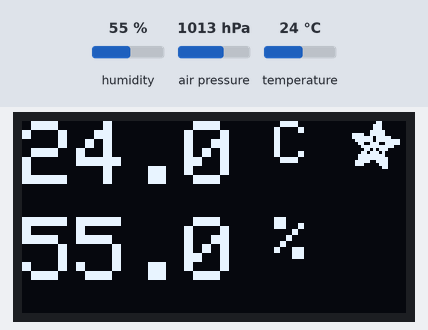
Recording of a sketch running on a simulated ESP8266 (NodeMCU). Shown: 128×64 one-colour display. The test bench sets the inputs (shaded band); at power-on: humidity 55 %, temperature 24 °C, air pressure 1013 hPa. WiFi joins after 1.5 s; servers stay silent unless stated; the display library's start-up logo is not drawn; what the sketch prints to the serial monitor is not drawn.

Above: at 2.7 s.
2.8 s: humidity set to 22 %
At 6.95 s:
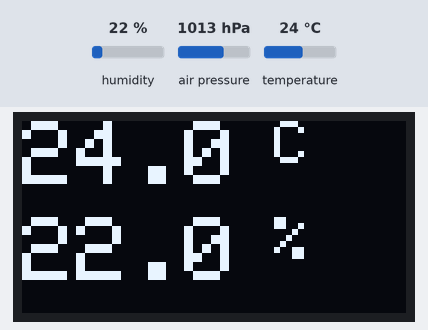
13.6 s: temperature set to 12 °C
At 18.3 s:
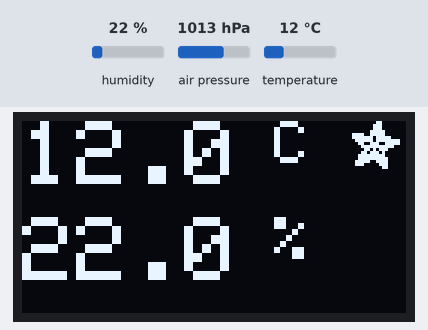
19.6 s: humidity set to 40 %
At 24.4 s:
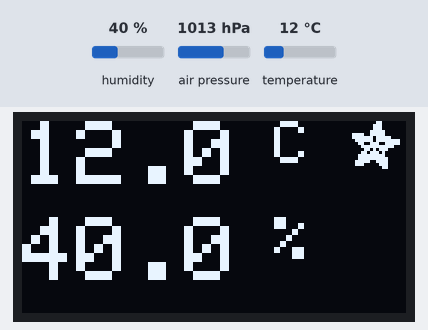
25.6 s: temperature set to 19 °C
At 29.2 s:
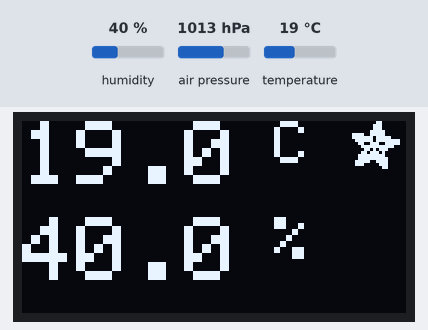
Timing chart, 0 to 30.7 s (numbered marks = the images above; inputs shaded):
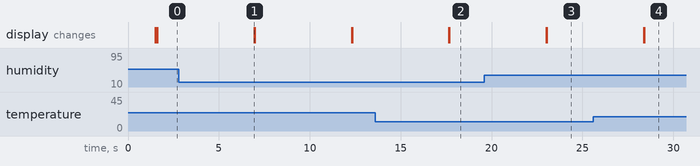

Measured:
- after the input at 2.8 s, the display: changes after 4.1 s (image 1)
- after the input at 13.6 s, the display: first changes after 4.1 s (image 2 shows a later state)
- after the input at 19.6 s, the display: first changes after 3.4 s (image 3 shows a later state)
- after the input at 25.6 s, the display: first changes after 2.8 s (image 4 shows a later state)

The sketch:

BME280_I2C_Display_I2C.ino
```cpp
#include "SparkFunBME280.h"
#include <SPI.h>

// Connecting of BME280 for ESP8266 using I2C interface
// SCL -> D1 (GPIO5)
// SDA -> D2 (GPIO4)

//Global sensor object
BME280 bme280;

#define NUMFLAKES 10
#define XPOS 0
#define YPOS 1
#define DELTAY 2

#define tempKotelOn 30
int kotolTimeOnCount = 12;

void setup()
{
  Serial.begin(115200);

  WiFiConnect();

	bme280.settings.commInterface = I2C_MODE;
	bme280.settings.I2CAddress = 0x76;
	//renMode can be:
	//  0, Sleep mode
	//  1 or 2, Forced mode
	//  3, Normal mode
	bme280.settings.runMode = 3;

	//tStandby can be:
	//  0, 0.5ms
	//  1, 62.5ms
	//  2, 125ms
	//  3, 250ms
	//  4, 500ms
	//  5, 1000ms
	//  6, 10ms
	//  7, 20ms
	bme280.settings.tStandby = 0;

	//filter can be off or number of FIR coefficients to use:
	//  0, filter off
	//  1, coefficients = 2
	//  2, coefficients = 4
	//  3, coefficients = 8
	//  4, coefficients = 16
	bme280.settings.filter = 0;

	//tempOverSample can be:
	//  0, skipped
	//  1 through 5, oversampling *1, *2, *4, *8, *16 respectively
	bme280.settings.tempOverSample = 1;

	//pressOverSample can be:
	//  0, skipped
	//  1 through 5, oversampling *1, *2, *4, *8, *16 respectively
  bme280.settings.pressOverSample = 1;

	//humidOverSample can be:
	//  0, skipped
	//  1 through 5, oversampling *1, *2, *4, *8, *16 respectively
	bme280.settings.humidOverSample = 1;

	delay(5);  //Make sure sensor had enough time to turn on. BME280 requires 2ms to start up.
	Serial.println(bme280.begin(), HEX); //Calling .begin() causes the settings to be loaded

  displayBegin();

  logBeginThingSpeak();

}

void loop()
{
  //GET data from BME280

  float t = bme280.readTempC();
  float p = bme280.readFloatPressure() * 0.00750063755419211;
  float h = bme280.readFloatHumidity();

	Serial.print("Temperature: ");
	Serial.print(t, 2);
	Serial.println(" degrees C");

	Serial.print("%RH: ");
	Serial.print(h, 2);
	Serial.println(" %");

  Serial.print("Pressure: ");
  Serial.print(p, 2);
  Serial.println(" mm Hg");

  displayTemperature(t,h);
  if (kotolTimeOnCount>11) {
    relayContiolTemperature(t);
    kotolTimeOnCount = 0;
  }
  kotolTimeOnCount++;

  logThingSpeak(t,h,p);

	Serial.println();

	delay(5000);
}
```

Relay.ino
```cpp
#define Relay D4

void relaySetup()
{
  pinMode(Relay, OUTPUT);
}

void relayLoop() {
  digitalWrite(Relay, LOW);   // реле включено
  digitalWrite(Relay, HIGH);  // реле выключено
}

void relayContiolTemperature(float t){
  if (t < tempKotelOn) {
     digitalWrite(Relay, LOW);   // реле включено
     displayFire(true);
  } else {
     digitalWrite(Relay, HIGH);  // реле выключено
     displayFire(false);
  }
}
```

WiFi.ino
```cpp
#include "Wire.h"
#include <ESP8266WiFi.h>

const char* ssid = "rokuMITMproxy"; // "RozumniiEnot"; "rokuMITMproxy";
const char* password = "qwerty123"; // "qwerty123"; "Lula_pilula";

void WiFiConnect() {
  WiFi.begin(ssid, password);

  Serial.println();
  Serial.println();
  Serial.print("Connecting to ");
  Serial.println(ssid);

  WiFi.begin(ssid, password);

  while (WiFi.status() != WL_CONNECTED) {
    delay(500);
    Serial.print(".");
  }

  Serial.println("");
  Serial.println("WiFi connected");
}
```

display.ino
```cpp
#include <Adafruit_GFX.h>
#include <Adafruit_SSD1306.h>

#define OLED_RESET 2
Adafruit_SSD1306 display(OLED_RESET);


boolean _fireWork = false;

static const unsigned char PROGMEM logo16_glcd_bmp[] =
{ B00000000, B11000000,
  B00000001, B11000000,
  B00000001, B11000000,
  B00000011, B11100000,
  B11110011, B11100000,
  B11111110, B11111000,
  B01111110, B11111111,
  B00110011, B10011111,
  B00011111, B11111100,
  B00001101, B01110000,
  B00011011, B10100000,
  B00111111, B11100000,
  B00111111, B11110000,
  B01111100, B11110000,
  B01110000, B01110000,
  B00000000, B00110000
 };


void displayBegin(){
  display.begin(SSD1306_SWITCHCAPVCC, 0x3C);  // initialize with the I2C addr 0x3D (for the 128x64)
  display.display();
  display.clearDisplay();
}

void displayTemperature(float t, float h){
 display.clearDisplay();

 display.setTextColor(WHITE);
 display.setCursor(0,0);

 display.setTextSize(3);
 display.print(t, 1);
 display.setTextSize(2);
 display.println(" C");

 display.println("");

 display.setTextSize(3);
 display.print(h, 1);
 display.setTextSize(2);
 display.println(" %");

 display.display();

 if (_fireWork){
  displayFire(true);
 }
}

void displayFire(boolean fireWork) {
  if (fireWork){
    display.drawBitmap(110, 0,  logo16_glcd_bmp, 16, 16, 1);
    display.display();
  }
  _fireWork = fireWork;
}
```

thingSpeak.ino
```cpp
#include <ThingSpeak.h>

unsigned long myChannelNumber = 408054;
const char * myWriteAPIKey = "R4D9PGAL7MSNNVXO";

const char* server = "api.thingspeak.com";
WiFiClient client;

void logBeginThingSpeak(){
  ThingSpeak.begin(client);
}

void logThingSpeak(float t, float h, float p){
  ThingSpeak.setField(1, t);
  ThingSpeak.setField(2, h);
 // ThingSpeak.setField(3, p);
  ThingSpeak.writeFields(myChannelNumber, myWriteAPIKey);
}
```
